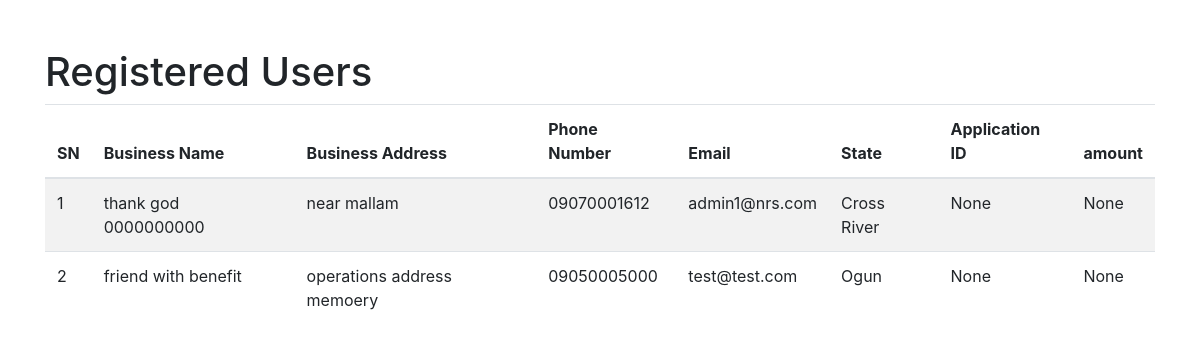
/users (signed in), run on the app's committed database.
### app.py (models this page shows)
class User(UserMixin, db.Model):
    id = db.Column(db.Integer, primary_key=True)
    business_name = db.Column(db.String(150), nullable=False)
    business_address = db.Column(db.String(150), nullable=False)
    phone_number = db.Column(db.String(15), nullable=False)
    email = db.Column(db.String(100), unique=True, nullable=False)
    state = db.Column(db.String(50), nullable=False)
    password = db.Column(db.String(200), nullable=False)
    prediction_id = db.Column(db.String(36), unique=True, nullable=True)
    is_admin = db.Column(db.Boolean, default=False)
    business_project = db.Column(db.String(150), nullable=True)
    value_chain_cat = db.Column(db.String(150), nullable=True)
    borrowing_relationship = db.Column(db.String(10), nullable=True)
    fresh_loan_request = db.Column(db.String(15), nullable=True)
    request_submitted_to_bank = db.Column(db.String(10), nullable=True)
    feasibility_study_available = db.Column(db.String(10), nullable=True)
    proposed_facility_amount = db.Column(db.Float(20), nullable=True)
    purpose_of_facility = db.Column(db.String(255), nullable=True)
    name_of_bank = db.Column(db.String(100), nullable=True)
    security_proposed = db.Column(db.String(100), nullable=True)
    highlights_of_discussion = db.Column(db.Text)
    rm_bm_name_phone_number = db.Column(db.String(100), nullable=True)
    rm_bm_email = db.Column(db.String(100), nullable=True)
    status_update = db.Column(db.Text)
    challenges = db.Column(db.Text)
    proposed_next_steps = db.Column(db.Text)
    predicted_by_admin_id = db.Column(db.Integer, db.ForeignKey('admin.id'), nullable=True)
    predicted_by_admin = db.relationship('Admin', back_populates='predicted_users')

### app.py (the view)
@app.route('/users')
@admin_required
def show_users():
    users = User.query.all()
    return render_template('users.html', users=users)

### app.py (called while the page is built)
@app.before_request
def before_request():
    session.permanent = True
    app.permanent_session_lifetime = timedelta(minutes=10)
    session.modified = True
    session['last_activity'] = time.time()

def admin_required(f):
    @wraps(f)
    def decorated_function(*args, **kwargs):
        if 'user_id' not in session or not session.get('is_admin'):
            flash('You do not have permission to access this page.', 'danger')
            return redirect(url_for('login'))
        return f(*args, **kwargs)
    return decorated_function

### templates/users.html (shortened to what this page needs)
<!DOCTYPE html>
<html lang="en">
<head>
    <link href="https://stackpath.bootstrapcdn.com/bootstrap/4.5.2/css/bootstrap.min.css" rel="stylesheet">
</head>
<body>
    <div class="container mt-5">
        <h1>Registered Users</h1>
        <table class="table table-striped">
            <thead>
                <tr>
                    <th>SN</th>
                    <th>Business Name</th>
                    <th>Business Address</th>
                    <th>Phone Number</th>
                    <th>Email</th>
                    <th>State</th>
                    <th>Application ID</th>
                    <th>amount</th>
                </tr>
            </thead>
            <tbody>
                {% for user in users %}
                <tr>
                    <td>{{ user.id }}</td>
                    <td>{{ user.business_name }}</td>
                    <td>{{ user.business_address }}</td>
                    <td>{{ user.phone_number }}</td>
                    <td>{{ user.email }}</td>
                    <td>{{ user.state }}</td>
                    <td>{{ user.prediction_id }}</td>
                    <td>{{ user.proposed_facility_amount }}</td>
                </tr>
                {% endfor %}
            </tbody>
        </table>
    </div>
</body>
</html>

### data on the page
User: id "1", business_name "thank god 0000000000", business_address "near mallam", phone_number "09070001612", email "admin1@nrs.com", state "Cross River", prediction_id "None", proposed_facility_amount "None"
User: id "2", business_name "friend with benefit", business_address "operations address memoery", phone_number "09050005000", email "test@test.com", state "Ogun", prediction_id "None", proposed_facility_amount "None"
